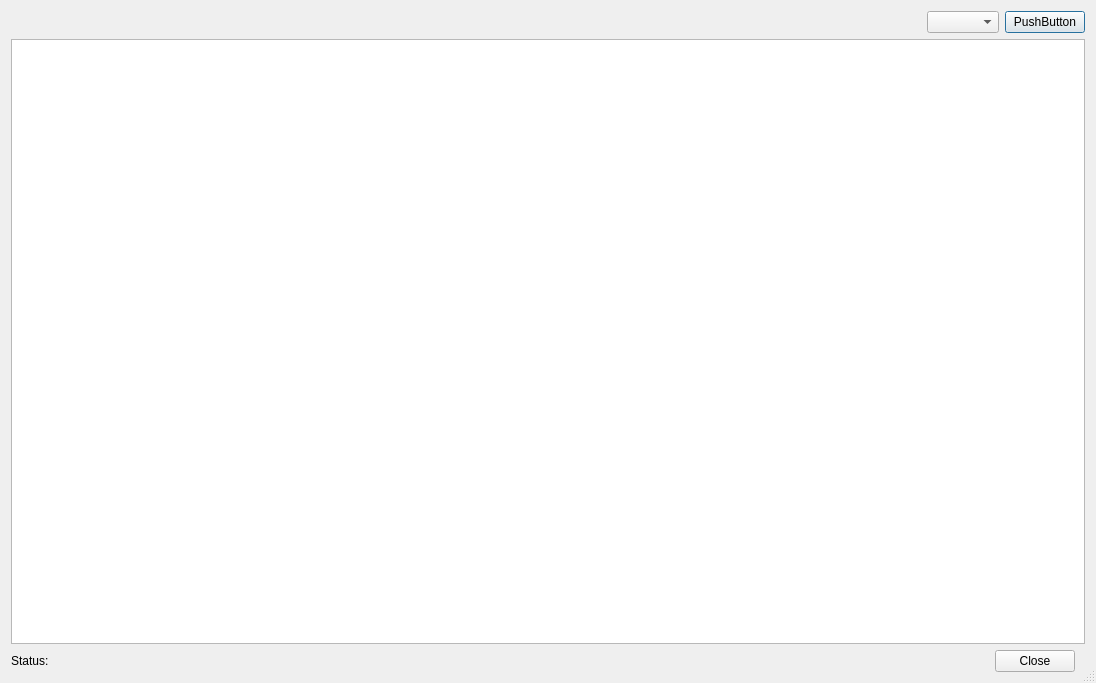
<?xml version="1.0" encoding="UTF-8"?>
<ui version="4.0">
 <class>ApplicationLogsDialog</class>
 <widget class="QDialog" name="ApplicationLogsDialog">
  <property name="geometry">
   <rect>
    <x>0</x>
    <y>0</y>
    <width>1096</width>
    <height>683</height>
   </rect>
  </property>
  <property name="sizePolicy">
   <sizepolicy hsizetype="Expanding" vsizetype="Expanding">
    <horstretch>0</horstretch>
    <verstretch>0</verstretch>
   </sizepolicy>
  </property>
  <property name="maximumSize">
   <size>
    <width>16777215</width>
    <height>16777215</height>
   </size>
  </property>
  <property name="windowTitle">
   <string>Application Logs </string>
  </property>
  <property name="layoutDirection">
   <enum>Qt::LayoutDirection::LeftToRight</enum>
  </property>
  <property name="sizeGripEnabled">
   <bool>true</bool>
  </property>
  <layout class="QVBoxLayout" name="verticalLayout_2">
   <item>
    <layout class="QHBoxLayout" name="horizontalLayout">
     <item>
      <spacer name="horizontalSpacer">
       <property name="orientation">
        <enum>Qt::Orientation::Horizontal</enum>
       </property>
       <property name="sizeHint" stdset="0">
        <size>
         <width>40</width>
         <height>20</height>
        </size>
       </property>
      </spacer>
     </item>
     <item>
      <widget class="QComboBox" name="levelCombo"/>
     </item>
     <item>
      <widget class="QPushButton" name="clearButton">
       <property name="text">
        <string>PushButton</string>
       </property>
      </widget>
     </item>
    </layout>
   </item>
   <item>
    <widget class="QListView" name="logListView">
     <property name="sizeAdjustPolicy">
      <enum>QAbstractScrollArea::SizeAdjustPolicy::AdjustToContents</enum>
     </property>
    </widget>
   </item>
   <item>
    <layout class="QHBoxLayout" name="horizontalLayout_2">
     <property name="rightMargin">
      <number>10</number>
     </property>
     <property name="bottomMargin">
      <number>0</number>
     </property>
     <item>
      <widget class="QLabel" name="statusLabel">
       <property name="text">
        <string>Status:</string>
       </property>
      </widget>
     </item>
     <item>
      <spacer name="horizontalSpacer_2">
       <property name="orientation">
        <enum>Qt::Orientation::Horizontal</enum>
       </property>
       <property name="sizeHint" stdset="0">
        <size>
         <width>40</width>
         <height>20</height>
        </size>
       </property>
      </spacer>
     </item>
     <item>
      <widget class="QDialogButtonBox" name="buttonBox">
       <property name="sizePolicy">
        <sizepolicy hsizetype="Minimum" vsizetype="Fixed">
         <horstretch>0</horstretch>
         <verstretch>0</verstretch>
        </sizepolicy>
       </property>
       <property name="minimumSize">
        <size>
         <width>200</width>
         <height>0</height>
        </size>
       </property>
       <property name="maximumSize">
        <size>
         <width>200</width>
         <height>16777215</height>
        </size>
       </property>
       <property name="standardButtons">
        <set>QDialogButtonBox::StandardButton::Close</set>
       </property>
      </widget>
     </item>
    </layout>
   </item>
  </layout>
 </widget>
 <resources/>
 <connections/>
</ui>
